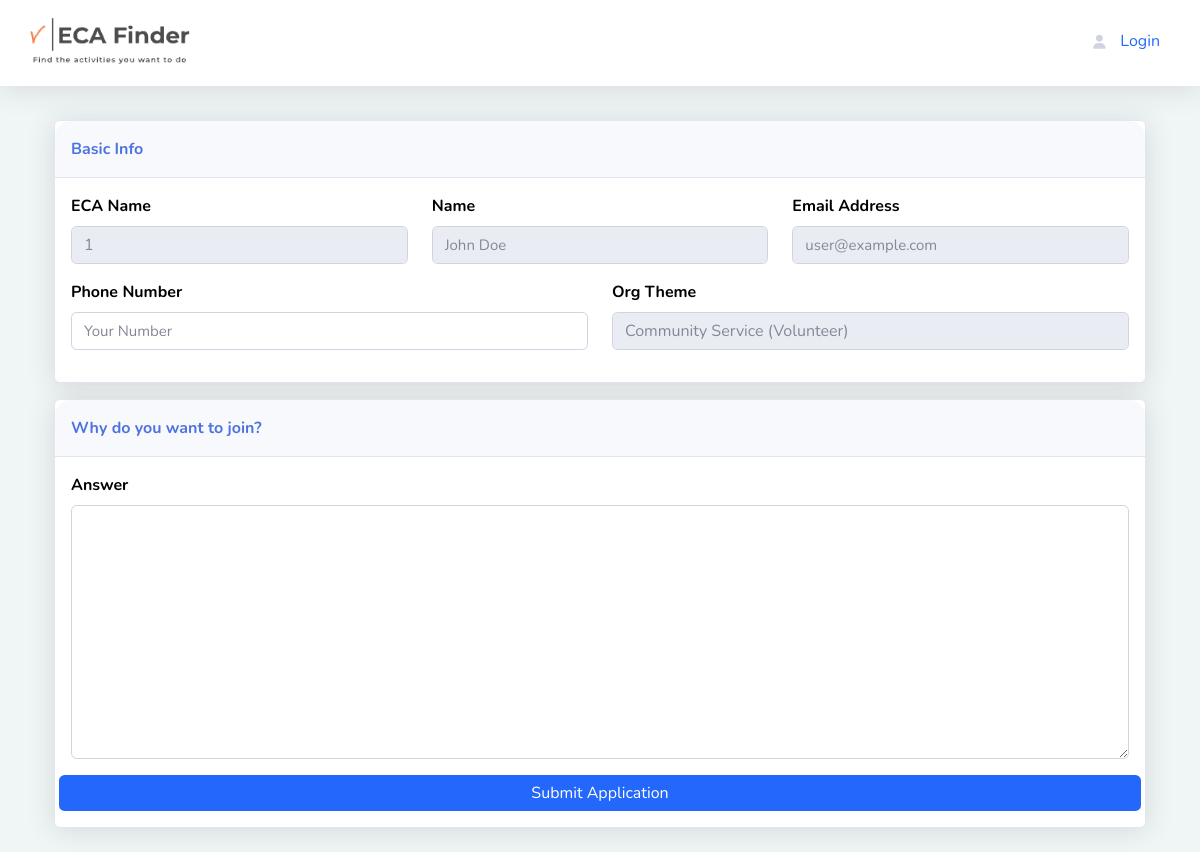
The app's page /eca_apply/Bagmati Safai Abhiyan, older data.
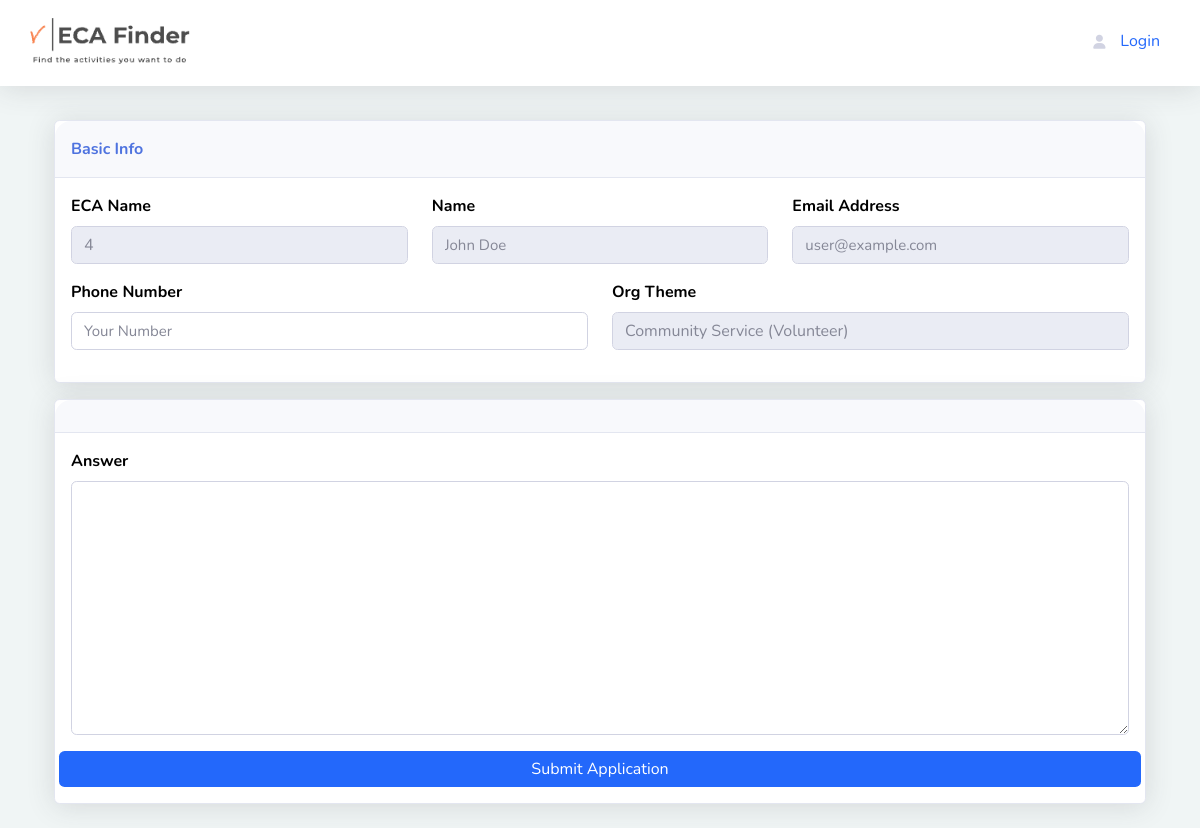
The same page, newer data.
### core/models.py (models this page shows, shortened)
class Eca(models.Model):
    id = models.AutoField(primary_key=True)
    user_id = models.ForeignKey(User, on_delete=models.CASCADE)
    name = models.CharField(max_length=100)
    email = models.EmailField(max_length=100)
    phone = models.CharField(max_length=100)
    theme = models.CharField(max_length=100, default='default')
    message = models.TextField()
    questions = models.TextField(max_length=100, default='',null=True, blank=True)
    main_image = models.ImageField(upload_to='images/', default='images/bg-1.jpg', null = True)
    online_or_offline = models.CharField(max_length=100, default='online')
    facebook = models.CharField(max_length=100, default='https://www.facebook.com/', null = True)
    twitter = models.CharField(max_length=100, default='https://twitter.com/', null = True)
    instagram = models.CharField(max_length=100, default='https://www.instagram.com/', null = True)
    twitter = models.CharField(max_length=100, default='https://twitter.com/', null = True)
    youtube = models.CharField(max_length=100, default='https://www.youtube.com/', null = True)
    discord = models.CharField(max_length=100, default='https://discord.gg/', null = True)
    website = models.CharField(max_length=100, default='https://www.google.com/', null = True)
    happening_date = models.DateField(default=date.today)
    created_at = models.DateTimeField(auto_now_add=True)
    updated_at = models.DateTimeField(auto_now=True)
    class Meta:
        verbose_name = 'ECA'
        verbose_name_plural = 'ECAs'

### core/views.py (the view)
# urls.py: path('eca_apply/<str:name>', views.Tabs.eca_apply, name='eca_apply'),
    def eca_apply(self, name):
        model = Eca.objects.get(name=name)
        form = EcaForm()
        context = {'form': form,
                    'model': model}
        return render(self, 'apply_form.html', context)

### core/forms.py
class EcaForm(forms.ModelForm):
    class Meta:
        model = Eca
        fields = ['name', 'email', 'phone', 'theme', 'message', 'questions','main_image', 'online_or_offline', 'happening_date','facebook', 'twitter', 'instagram', 'youtube', 'discord', 'website','user_id']

### core/templates/apply_form.html (shortened to what this page needs)
<!DOCTYPE html>
<html lang="en">
<head>
     {% include 'elements/links.html' %}
     {% load static %}
</head>
<body>
    {% include 'elements/navigation.html' %}
    <div class="container">
        <div class="col">
            <form method="post" action="{% url 'eca_apply_submit' %}"  id="id_ajax_upload_form">
                <div class="card shadow mb-3">
                    <div class="card-header py-3">
                        <p class="text-primary m-0 fw-bold">Basic Info</p>
                    </div>
                    <div class="card-body">
                            <div class="row">
                                <div class="col">
                                    <div class="mb-3">
                                        <label class="form-label" for="id_ecs">
                                            <strong>ECA Name</strong>
                                        </label>
                                        <input class="form-control" type="text" name="eca" id="id_eca" value="{{ model.id }}" readonly required>
                                    </div>
                                </div>
                                <div class="col">
                                    <div class="mb-3">
                                        <label class="form-label" for="id_name">
                                            <strong>Name</strong>
                                        </label>
                                            <input class="form-control" type="text" id="id_name" placeholder="John Doe" name="name" value="{{ request.user.first_name }}" readonly required>
                                    </div>
                                </div>
                                <div class="col">
                                    <div class="mb-3">
                                        <label class="form-label" for="id_email">
                                            <strong>Email Address</strong>
                                        </label>
                                        <input class="form-control" type="email" id="id_email" placeholder="user@example.com" name="email" value="{{ request.user.email }}" readonly required>
                                    </div>
                                </div>
                            </div>
                            <div class="row">
                                <div class="col">
                                    <div class="mb-3">
                                        <label class="form-label" for="id_phone">
                                            <strong>Phone Number</strong>
                                        </label>
                                            <input class="form-control" type="text" id="id_phone" placeholder="Your Number" name="phone" required>
                                    </div>
                                </div>
                                <div class="col">
                                    <div class="mb-3">
                                        <label class="form-label" for="id_theme">
                                            <strong>Org Theme</strong>
                                        </label>
                                        <input class="form-control" type="text" id="theme" placeholder="Your Theme" name="theme" value="{{ model.theme }}" readonly required>
                                    </div>
                                </div>
                            </div>
                    </div>
                </div>
                <div class="card shadow">
                    <div class="card-header py-3">
                        <p class="text-primary m-0 fw-bold">{{ model.questions }}</p>
                    </div>
                    <div class="card-body">
                            <div class="row">
                                <div class="col">
                                    <div class="mb-3">
                                        <label class="form-label" for="id_questions_answer">
                                            <strong>Answer</strong>
                                        </label>
                                        <textarea name="questions_answer" id="id_questions_answer" cols="30" rows="10" class=" form-control"></textarea>
                                    </div>
                                </div>
                                <button class="btn btn-primary btn-md" type="submit" style="background: #e02244;border:1px solid red;">
                                    Submit Application
                                </button>
                            </div>
                    </div>
                </div>
                <br>
                    </div>
                </div>
</body>
</html>

### core/templates/elements/links.html (shortened to what this page needs)
{% load static %}
<link rel="stylesheet" href="{% static 'bootstrap.min.css' %}">
<link rel="stylesheet" href="{% static 'font-awesome.css' %}">
<link rel="stylesheet" href="{% static 'style.css' %}">
<link rel="stylesheet" href="{% static 'assets/bootstrap/css/bootstrap.min.css' %}">
<link rel="stylesheet" href="https://use.fontawesome.com/releases/v5.12.0/css/all.css">
<link rel="stylesheet" href="https://cdnjs.cloudflare.com/ajax/libs/font-awesome/4.7.0/css/font-awesome.min.css">

### core/templates/elements/navigation.html (shortened to what this page needs)
{% load static %}
<nav class="navbar navbar-light navbar-expand bg-white shadow mb-4 topbar static-top fixed-top">
    <div class="container-fluid">
        <a class="navbar-brand" href="/">
            <img src="{% static 'image/logo.png' %}" width="170" height="70" class="d-inline-block align-top" alt="Logo" style="object-fit: contain;">
        </a>
            </div>
            <li class="nav-item dropdown no-arrow " style="padding-bottom: 28px;">
                <div class="nav-item dropdown no-arrow">
                    {% if user.is_authenticated %}
                    <a class="dropdown-toggle nav-link" aria-expanded="false" data-bs-toggle="dropdown" href="#">
                        <img class="border rounded-circle img-profile" src="{% static 'image/avatar.png' %}">
                    </a>
                    <div class="dropdown-menu shadow dropdown-menu-end animated--grow-in" style="margin: 15px 5px;">
                        <a class="dropdown-item" href="/profile">
                            <i class="fas fa-cogs fa-sm fa-fw me-2 text-gray-400"></i>
                                &nbsp;Settings
                        </a>
                        <a class="dropdown-item" href="/add_eca">
                            <i class="fas fa-edit fa-sm fa-fw me-2 text-gray-400"></i>
                                &nbsp;Organize Events
                        </a>
                        <div class="dropdown-divider">
                        </div>
                        <a class="dropdown-item" href="/logout">
                            <i class="fas fa-sign-out-alt fa-sm fa-fw me-2 text-gray-400"></i>
                            &nbsp;Logout
                        </a>
                    </div>
                    {% else %}
                    <a class="dropdown-toggle nav-link" aria-expanded="false" href="/login" style="padding: 0px 40px;">
                        <i class="fas fa-user fa-sm fa-fw me-2 text-gray-400"></i>
                        &nbsp;Login
                    </a>
                    {% endif %}
                </div>
            </li>
</nav>
<br><br><br><br><br>

### core/static/style.css (style rules this page uses)
:root { --theme-color: rgb(55, 112, 255) !important; --theme-color-dark: rgb(35, 104, 251) !important; }
* { box-sizing: border-box; position: relative; margin: 0; padding: 0; }
body { background-color: rgb(240, 245, 245) !important; }
::placeholder { color: rgb(120, 120, 120); opacity: 0.5; font-size: 15px !important; }
.card { color: black; -webkit-box-pack: justify; border-radius: 12px; background-color: rgb(255, 255, 255); box-shadow: rgb(3 0 92 / 10%) 0px 1px 4px; height: 100%; }
.btn-primary { background-color: var(--theme-color-dark) !important; border: var(--theme-color-dark) !important; }
.card-header { border-top-left-radius: 16px !important; border-top-right-radius: 16px !important; color: var(--theme-color) !important; }
i { cursor: pointer; }
a { color: var(--theme-color-dark) !important; }

Row changes from the older to the newer data that the page shows:
removed Eca: eca "1", theme "Community Service (Volunteer)", questions "Why do you want to join?"
now on this page (row edited): Eca: eca "4", theme "Community Service (Volunteer)"
